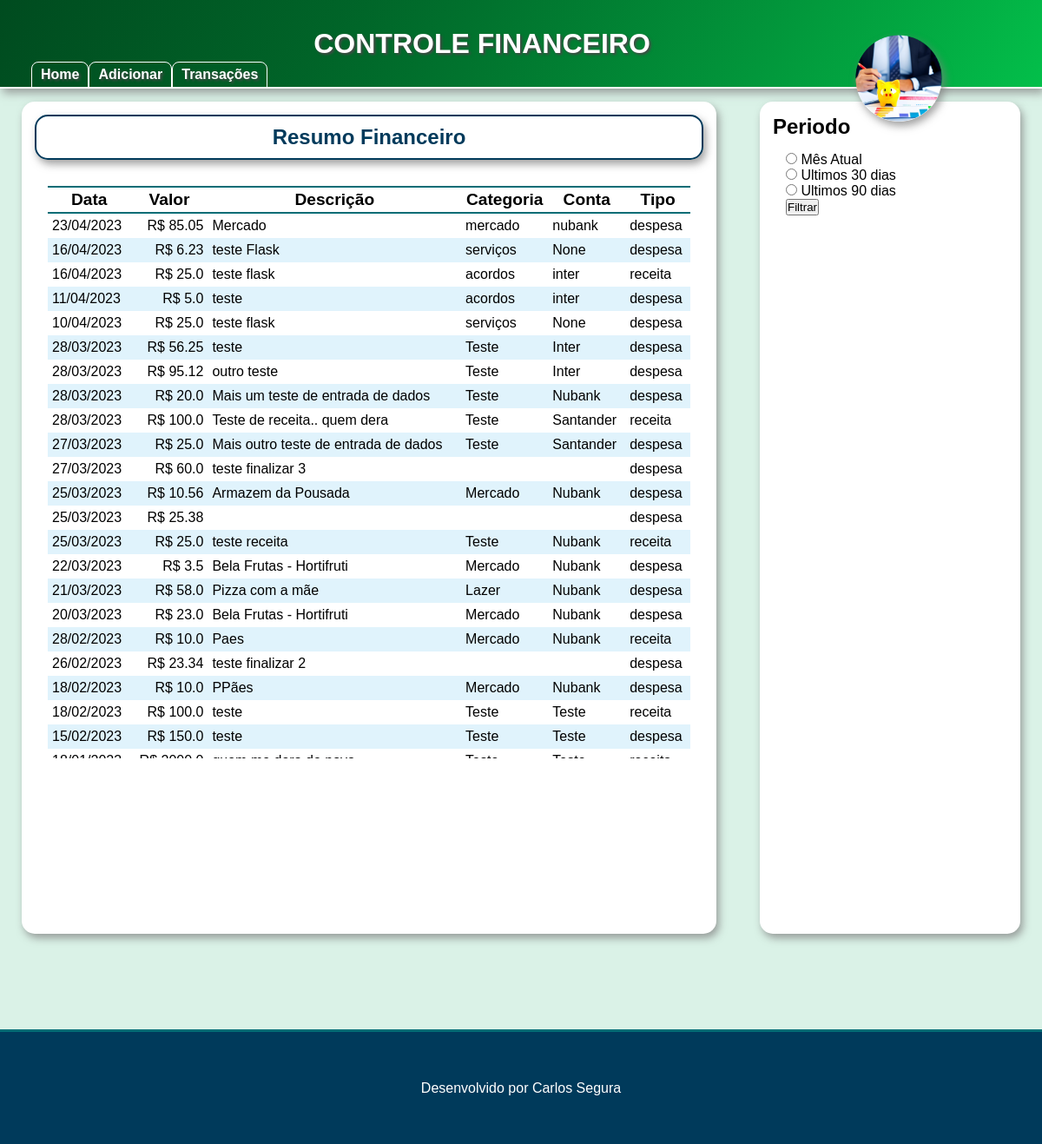
/resumo, run on an earlier commit of the app's database.
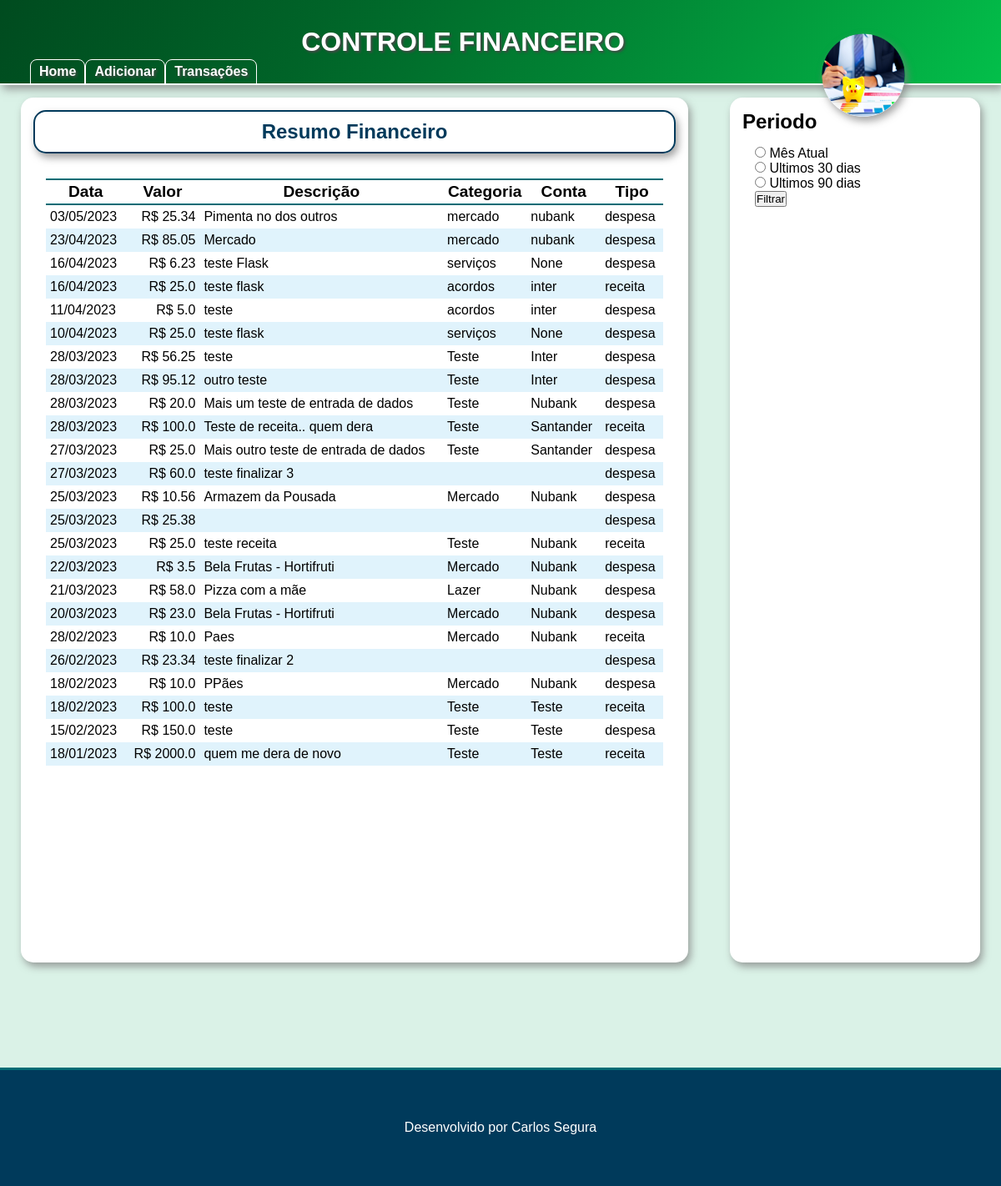
And on a later commit of the database.
### tables this page shows
CREATE TABLE transacoes
                 (id INTEGER PRIMARY KEY AUTOINCREMENT,
                  data TEXT,
                  valor REAL,
                  descricao TEXT,
                  categoria TEXT,
                  tipo TEXT,
                  conta TEXT,
                  vlr_original TEXT,
                  data_pgto TEXT,
                  recorrente TEXT);

### app.py (the view)
@app.route('/resumo', methods=['GET'])
def exibir_resumo():
    if request.method == "GET":
        titulo = 'Resumo Financeiro'
        args= request.args.get
        print (args)
        lista = MostrarTransacao(args)
        return render_template('resumo.html', titulo=titulo, lista=lista)

### lib/database/database.py (called while the page is built)
def abrir_conexao():
    conn = sqlite3.connect('controle_financeiro.db')
    return conn

def fechar_conexao():
    sqlite3.connect('controle_financeiro.db').close()

def retorna_transacoes(query='SELECT * FROM transacoes ORDER BY data'):
    conn = abrir_conexao()
    cursor = conn.execute(query)
    transacoes = []
    for row in cursor:
        transacao = {"id": row[0], "data": datetime.strptime(row[1], '%Y-%m-%d'), "valor": row[2], "descricao": row[3], "categoria": row[4],
                     "tipo": row[5], "conta": row[6], "vlr_original": row[7], "data_pgto": row[8], "recorrente": row[9]}
        transacoes.append(transacao)
        fechar_conexao()
    return transacoes

### lib/funcoes/classes.py (called while the page is built)
def MostrarTransacao(args):
    if args('datainicial') == 'mes':
        final = date.today()
        inicio = final.replace(day=1)
    elif args('datainicial') == 'trinta':
        final = date.today()
        inicio = final-timedelta(days=30)
    elif args('datainicial') == 'noventa':
        final = date.today()
        inicio = final-timedelta(days=90)
    else:
        final = date.today()
        inicio = '' # final-timedelta(days=365)
    query = f"SELECT * FROM transacoes WHERE data BETWEEN '{inicio}' AND datetime ('{final}') ORDER BY data DESC"
    lista = retorna_transacoes(query)
    return lista

### templates/resumo.html
{% extends 'base.html' %}
{% block form %}
    <h2 class="title shadow radius">{{ titulo }}</h2>
    <div id="tabela">
        <table>
            <thead>
                <tr>
                    <th scope="col">Data</th>
                    <th scope="col">Valor</th>
                    <th scope="col">Descrição</th>
                    <th scope="col">Categoria</th>
                    <th scope="col">Conta</th>
                    <th scope="col">Tipo</th>
                </tr>
            </thead>
            {%for item in lista %}
            <tr>
                <td>{{ item['data'].strftime('%d/%m/%Y') }}</td>
                <td class="valor">R$ {{ item['valor'] }}</td>
                <td>{{ item['descricao'] }}</td>
                <td>{{ item['categoria'] }}</td>
                <td>{{ item['conta'] }}</td>
                <td>{{ item['tipo'] }}</td>
            </tr>
            {% endfor %}
        </table>
    </div>
{% endblock %}
{% block menu %}
    <h1>Periodo</h1>
    <form action="resumo" method="get">
        <input type="radio" name="datainicial" id="mes" value="mes">
        <label for="mes">Mês Atual</label><br>
        <input type="radio" name="datainicial" id="trinta" value="trinta">
        <label for="trinta">Ultimos 30 dias</label><br>
        <input type="radio" name="datainicial" id="noventa" value="noventa">
        <label for="noventa">Ultimos 90 dias</label><br>
        <input type="submit" value="Filtrar">
    </form>
{% endblock %}

### templates/base.html (shortened to what this page needs)
<!DOCTYPE html>
<html lang="pt-br">
<head>
    <link rel="stylesheet" href="../static/css/styles.css">
</head>
<body>
    <header class="shadow">
        <div>
            <nav class="textshadow">
                <a href="/">Home</a>
                <a href="adicionar">Adicionar</a>
                <a href="resumo">Transações</a>
            </nav>
        </div>
        <div>
            <h1 class="textshadow">CONTROLE FINANCEIRO</h1>
        </div>
        <img src="../static/Images/Porquinho.png" alt="Porco Amarelo" class="shadow">
    </header>
    <main>
        <div class="container ">
            <div class="principal shadow radius">
                {% block form %} {% endblock %}
            </div>
            <section class="sidebar shadow radius">
                {% block menu %} {% endblock%}
            </section>
        </div>
    </main>
    <footer>
        <p>Desenvolvido por Carlos Segura</p>
    </footer>
</body>
</html>

### static/css/styles.css (style rules this page uses)
* { margin: 0; padding: 0px; box-sizing: border-box; text-decoration: none; font-family: sans-serif; }
.shadow { box-shadow: 3px 5px 10px rgba(128, 128, 128, 0.74); }
.textshadow { text-shadow: 2px 2px 3px rgb(71, 71, 71); }
.radius { border-radius: 15px; }
body, html { height: 100vh; background-color: #DAF2E7; }
header { display: flex; position: relative; width: 100%; background-image: linear-gradient(120deg, #004b1f, 60%, #03BF4A); justify-content: space-around; align-items: center; color: white; border-bottom: 2px solid white; font-weight: bold; }
header img { width: 100px; position: relative; bottom: -40px; border-radius: 50%; z-index: 9999; }
header div { padding: 5px; }
header nav { display: flex; position: absolute; left: 3%; bottom: 1px; }
header a { color: white; padding: 5px 10px; bottom: 1px; border: 1px solid white; margin-bottom: -2px; border-radius: 8px 8px 0 0; transition: 2ms; }
main { display: flex; position: relative; justify-content: center; }
.container { display: flex; justify-content: space-around; padding: auto; height: 75vh; width: 1200px; }
.principal { background-color: white; width: 800px; margin: 15px; padding: 15px; }
main .title { display: flex; position: relative; color: #003A5B; justify-content: center; padding: 10px; border: 2px solid #003A5B; margin-bottom: 30px; }
main form { padding: 15px; }
#tabela { width: 100%; height: 50vh; padding: 0 15px; overflow-y: scroll; }
table { border-collapse: separate; border-spacing: 0px; width: 100%; }
th { border-top: 2px solid #006C75; border-bottom: 2px solid #006C75; background-color: white; padding: 3px; font-size: 1.2rem; position: sticky; top: 0; }
table td { padding: 5px; font-size: 1rem; }
table td.valor { text-align: right; }
table tr:nth-child(even) { background-color: #e0f3fc; }
.sidebar { background-color: white; width: 300px; margin: 15px; padding: 15px; }
footer { display: flex; position: absolute; bottom: 0; width: 100%; height: 10vh; justify-content: center; align-items: center; background-color:#003A5B; color: white; border-top: 3px solid #006C75; }

What changed in the data, as far as the page shows it:
added transacoes: data "03/05/2023", valor "25.34", descricao "Pimenta no dos outros", categoria "mercado", conta "nubank", tipo "despesa"
now on this page (row unchanged): transacoes: data "18/01/2023", valor "2000.0", descricao "quem me dera de novo", categoria "Teste", conta "Teste", tipo "receita"
